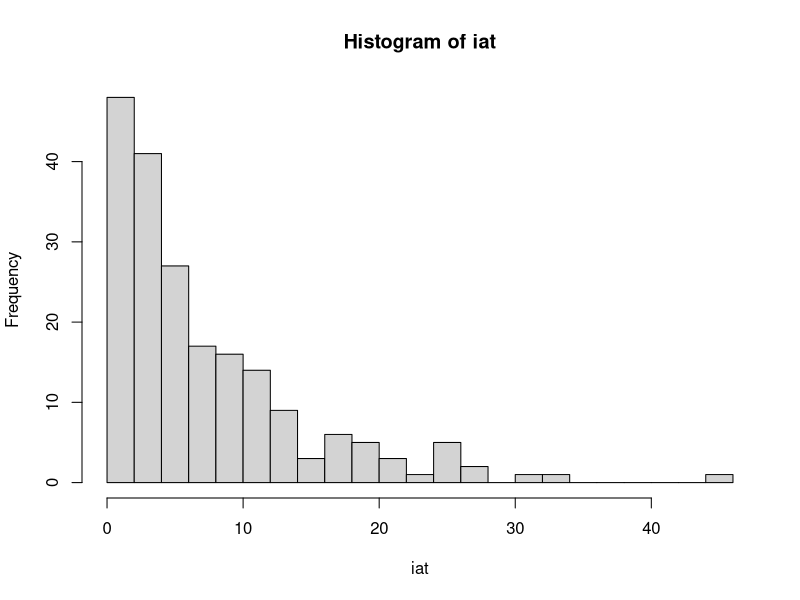
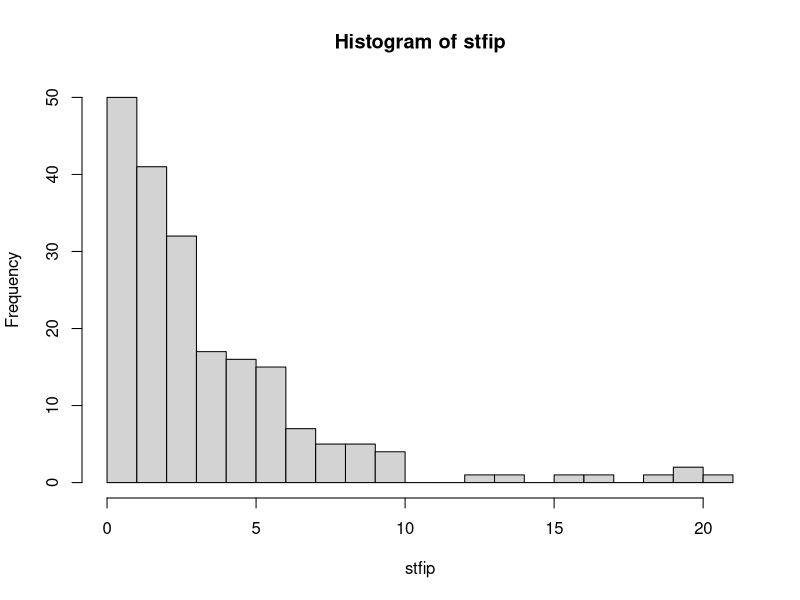
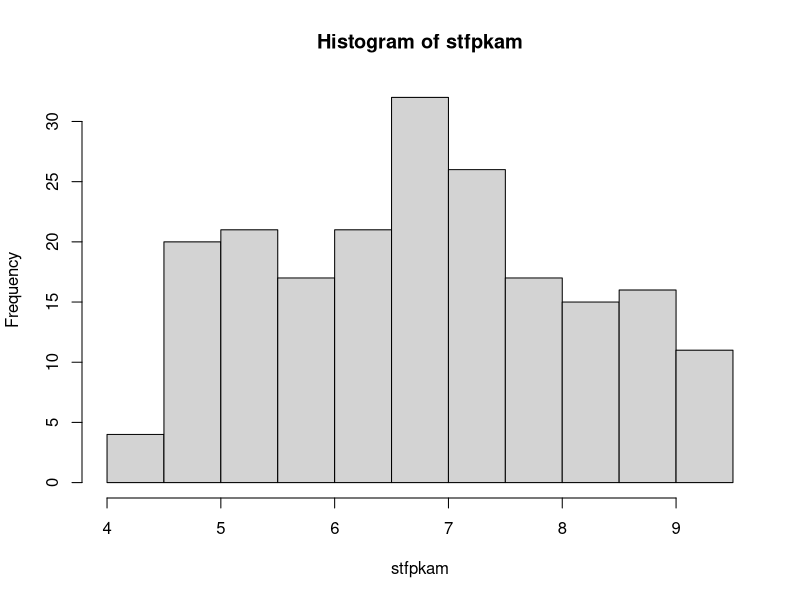
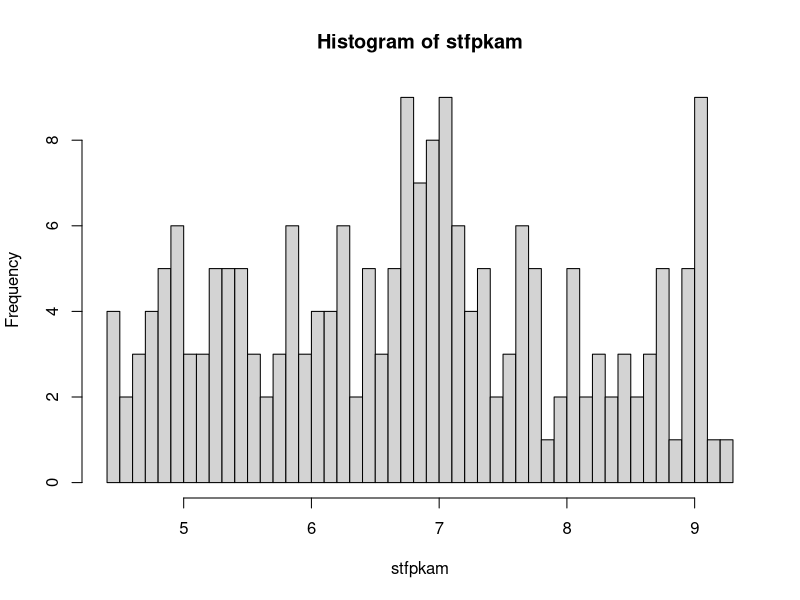
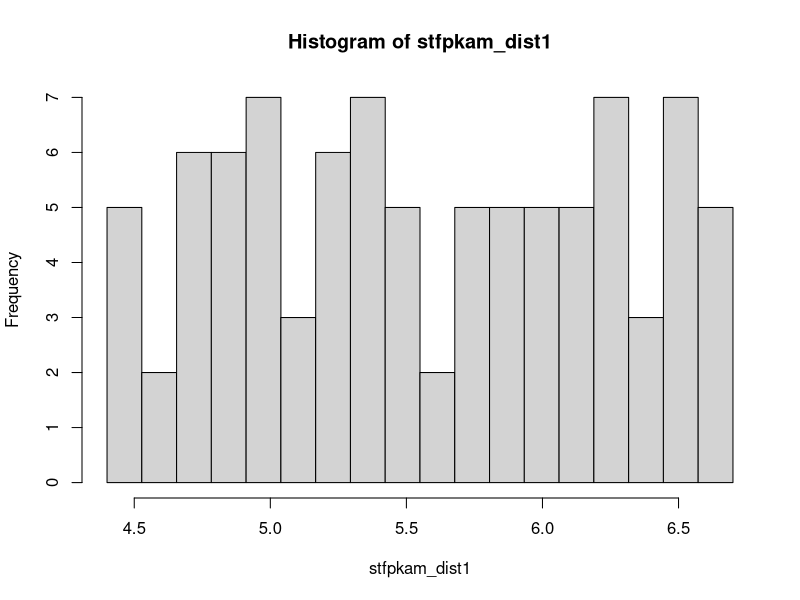
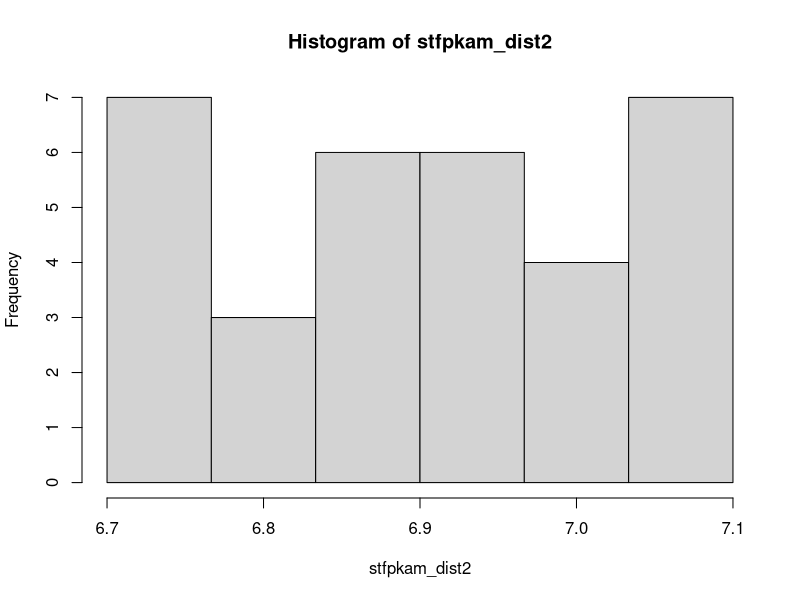
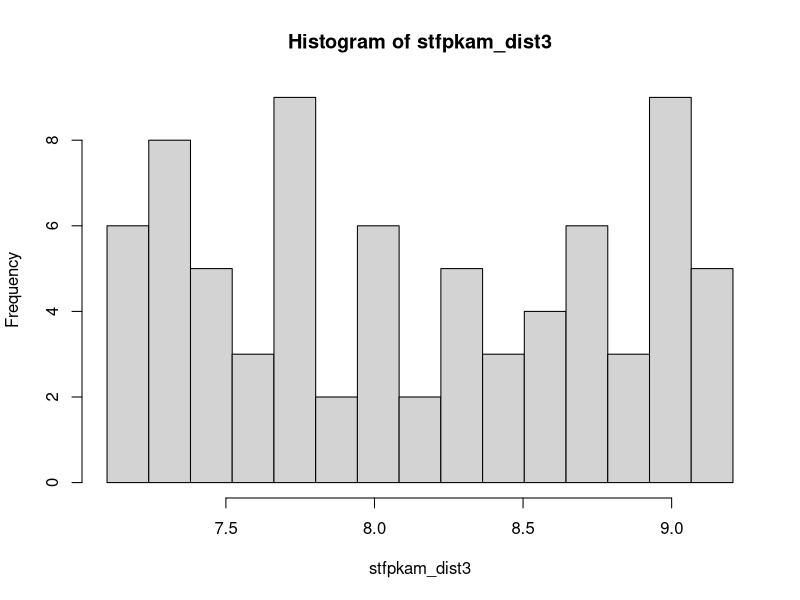
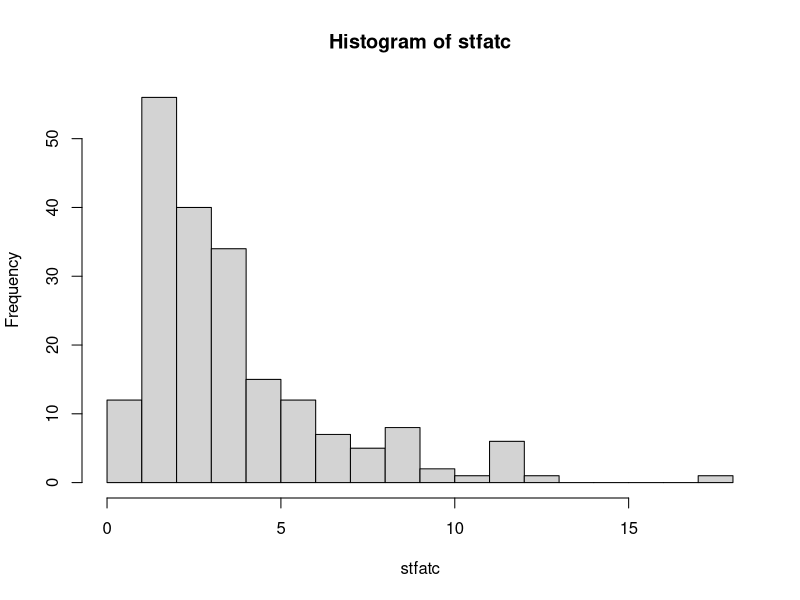

These figures' R source, in order:
library(tidyr)
library(readxl)
library(stringr)
library(purrr)

data <- read.csv("Data_File_2818482.csv", header = FALSE, sep = "\t")

# Clean up the nonsense format of the file
ncols <- ncol(data)

data2 <- data.frame("interarrival_times" = unlist(data[1,2:ncols]),
                    "service_times_for_initial_phase" = unlist(data[2, 2:ncols]),
                    "service_times_for_placing_keyboard_and_mouse" = unlist(data[3, 2:ncols]),
                    "service_times_for_assembling_the_case" = unlist(data[4, 2:ncols])) %>% subset(complete.cases(.))
  

# starting with interarrival times...
iat <- data2$interarrival_times
iat_hist <- hist(iat, breaks = "FD")
# looks roughly exponential, with what seems like an outlier
# MLE would be n/sum(iat)
n_iat <- length(iat)
sum_iat <- sum(iat)
mle_iat <- n_iat/sum_iat
# test if the interarrival times follow an exponential(mle_iat) distribution
iat_test <- ks.test(iat, "pexp", rate=mle_iat, alternative = "two.sided")
# will need to correct the test statistic given we've estimated the distribution parameter from the data
# test stat will have a 95% sig level critical value of 1.094
iat_test_stat_corrected <- (iat_test$statistic - (0.2/n_iat))*(sqrt(n_iat) + 0.26 + (0.5/(sqrt(n_iat))))
# giving a corrected test statistics of 0.513 - Therefore, we can conclude that the interarrival times follow
# an exponential distribution with rate parameter =  0.138428

# looking at service times for initial phase
stfip <- data2$service_times_for_initial_phase
stfip_hist <- hist(stfip, breaks = "FD")
# not entirely clear what this is - possibly exponential, possible lognormal
#
# trying an exponential distribution
n_stfip <- length(stfip)
sum_stfip <- sum(stfip)
mle_exponential_stfip <- n_stfip / sum_stfip
# testing to see if data fits an exponential(mle_exponential_stfip) distribution
# again will need to correct the test statistic
stfip_exponential_test <- ks.test(stfip, "pexp", rate = mle_exponential_stfip, alternative = "two.sided")
# again, our critical value 95% sig level is 1.094
stfip_exponential_test_stat_corrected <- (stfip_exponential_test$statistic - (0.2/n_stfip))*(sqrt(n_stfip) + 0.26 + (0.5/(sqrt(n_stfip))))
# giving a test stat of 0.585.
# Therefore, we can conclude that the service times for the initial phase follow an exponential distribution 
# with rate parameter 0.2952633


# looking at service times for placing the keyboard and mouse
stfpkam <- data2$service_times_for_placing_keyboard_and_mouse
stfpkam_hist <- hist(stfpkam, breaks = "FD")
# this looks like a mix of rv's
# take the max and min and add more bins to the histogram
stfpkam_min <- min(stfpkam)
#
stfpkam_max <- max(stfpkam)
#
#
stfpkam_breaks <- seq(4.4, 9.3, 0.1)
#
stfpkam_hist2 <- hist(stfpkam, breaks = stfpkam_breaks)
#
# 1. looks very roughly, like there's a uniform distribution for x <= 6.7
# 2. another uniform distrubiton for 6.7 < x <= 7.1
# 3. a third uniform distribution for x > 7.1
#
# examining these in turn...
# 1.
stfpkam_dist1 <- stfpkam[stfpkam <= 6.7]
#
# have 91 obs, so if we want to keep the expected values above 5
# will want a max of 18 bins
#
stfpkam_dist1_hist <- hist(stfpkam_dist1, breaks = seq(4.4, 6.7, (6.7-4.4)/18))
#
# running a chi-square test...
stfpkam_dist1_expected <- length(stfpkam_dist1) * (1/18)
#
stfpkam_dist1_test <- sum((stfpkam_dist1_hist$counts - stfpkam_dist1_expected)**2 / stfpkam_dist1_expected)
#
# test will have 18 - 3 = 15 degrees of freedom, given we've estimated 2 parameters from the distribution
#
pchisq(stfpkam_dist1_test, 15, lower.tail = FALSE)
#
# which is clearly non-significant - so we look ok for this bit
#
# 2.
stfpkam_dist2 <- stfpkam[stfpkam > 6.7 & stfpkam <= 7.1]
# have 33 observations here, so will only manage 6 bins
#
stfpkam_dist2_hist <- hist(stfpkam_dist2, breaks = seq(6.7, 7.1, (7.1-6.7)/6))
#
# running a chi-square test...
stfpkam_dist2_expected <- length(stfpkam_dist2) * (1/6)
#
stfpkam_dist2_test <- sum((stfpkam_dist2_hist$counts - stfpkam_dist2_expected)**2 / stfpkam_dist2_expected)
#
# out test here would have 3 degrees of freedom, 6 bins, estimated two parameters.
pchisq(stfpkam_dist2_test, 3, lower.tail=FALSE)
# which is clearly non-significant - so we look ok here!

# 3.
 stfpkam_dist3 <- stfpkam[stfpkam > 7.1]
# 76 obs - max of 15 bins
 stfpkam_dist3_hist <- hist(stfpkam_dist3, breaks = seq(7.1, max(stfpkam_dist3), (max(stfpkam_dist3)-7.1)/15))
 #
 # running a chi-square test...
 #
 stfpkam_dist3_expected <- length(stfpkam_dist3) * (1/15)
 #
 stfpkam_dist3_test <- sum((stfpkam_dist3_hist$counts - stfpkam_dist3_expected)**2 / stfpkam_dist3_expected)
 #
 # test will have 12 degrees of freedom; 15 bins, two parameters estimated.
 pchisq(stfpkam_dist3_test, 12, lower.tail=FALSE)
 # 
 # again non-significant, so we look ok here!
 
# looking at service times for assembling the case
 
stfatc <- data2$service_times_for_assembling_the_case
stfatc_hist <- hist(stfatc, breaks = "FD")
# looks logNormal

log_stfatc <- log(stfatc)
log_stfatc_hist <- hist(log_stfatc, breaks = "FD")
#
# critical value at the 95% sig level for the KS test here will be 0.895
log_stfatc_test <- ks.test(log_stfatc, "pnorm", mean = mean(log_stfatc), sd = sd(log_stfatc), alternative = "two.sided")
#
n <- length(log_stfatc)
#
log_stfatc_corrected_test <- (sqrt(n) - 0.01 + (0.85 / sqrt(n)))*log_stfatc_test$statistic
#
# yielding a correct test statistic of 0.622 - Therefore we can conclude the data comes from a log normal distribution
mean_log_stfatc = mean(log_stfatc)
#
var_log_stfatc = var(log_stfatc)
#
